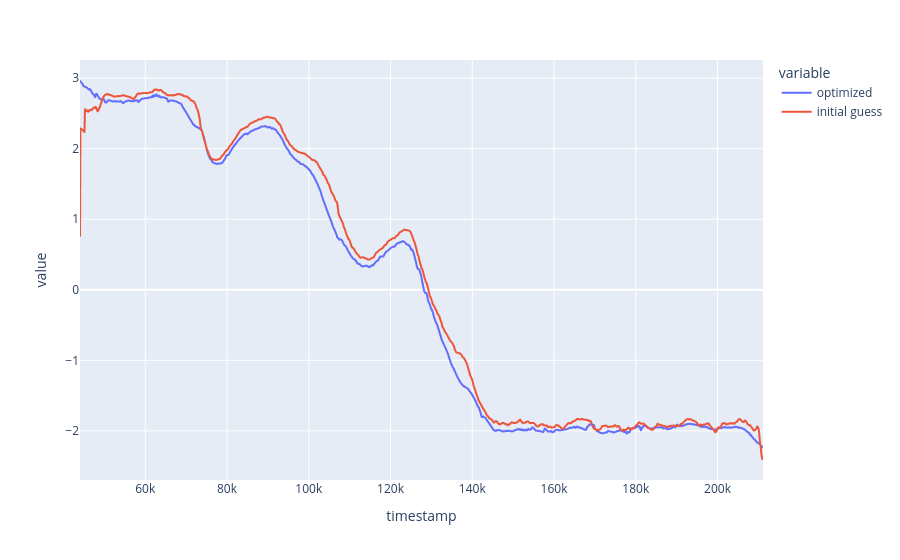

Write notebook code for a chart like this one.
### Code cell
# R_vi_est = result.atRot3(R(0))
yaws = [result.atPose3(X(i)).rotation().yaw() for i in range(len(optimized_poses))]
init_yaws = [rot.yaw() for rot in rot_init]
# px.line(pd.Series(yaws, index=fit_gps.index[:len(optimized_poses)]))
px.line(pd.DataFrame({'optimized': yaws, 'initial guess': init_yaws}, index=fit_gps.index[:len(optimized_poses)]))

### Figure 1 — Plotly figure (JSON) as saved in the notebook; plotly's stock layout.template omitted (floating-point values rounded to 4 significant figures; data arrays with more than 128 entries replaced by an {"elided": "..."} marker saying what was removed)
{"data": [{"hovertemplate": "variable=optimized<br>timestamp=%{x}<br>value=%{y}<extra></extra>", "legendgroup": "optimized", "line": {"color": "#636efa", "dash": "solid"}, "marker": {"symbol": "circle"}, "mode": "lines", "name": "optimized", "showlegend": true, "type": "scattergl", "x": {"elided": "1672 int values"}, "xaxis": "x", "y": {"elided": "1672 float values"}, "yaxis": "y"}, {"hovertemplate": "variable=initial guess<br>timestamp=%{x}<br>value=%{y}<extra></extra>", "legendgroup": "initial guess", "line": {"color": "#EF553B", "dash": "solid"}, "marker": {"symbol": "circle"}, "mode": "lines", "name": "initial guess", "showlegend": true, "type": "scattergl", "x": {"elided": "1672 int values"}, "xaxis": "x", "y": {"elided": "1672 float values"}, "yaxis": "y"}], "layout": {"legend": {"title": {"text": "variable"}, "tracegroupgap": 0}, "margin": {"t": 60}, "xaxis": {"anchor": "y", "domain": [0, 1], "title": {"text": "timestamp"}}, "yaxis": {"anchor": "x", "domain": [0, 1], "title": {"text": "value"}}}}
